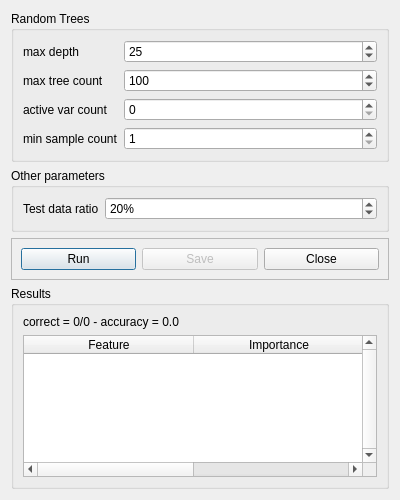
<?xml version="1.0" encoding="UTF-8"?>
<ui version="4.0">
 <class>Train3DMASCDialog</class>
 <widget class="QDialog" name="Train3DMASCDialog">
  <property name="geometry">
   <rect>
    <x>0</x>
    <y>0</y>
    <width>400</width>
    <height>500</height>
   </rect>
  </property>
  <property name="windowTitle">
   <string>Dialog</string>
  </property>
  <layout class="QVBoxLayout" name="verticalLayout">
   <item>
    <widget class="QGroupBox" name="rtGroupBox">
     <property name="title">
      <string>Random Trees</string>
     </property>
     <layout class="QFormLayout" name="formLayout">
      <item row="0" column="0">
       <widget class="QLabel" name="label">
        <property name="text">
         <string>max depth</string>
        </property>
       </widget>
      </item>
      <item row="0" column="1">
       <widget class="QSpinBox" name="maxDepthSpinBox">
        <property name="toolTip">
         <string>&lt;html&gt;&lt;head/&gt;&lt;body&gt;&lt;p&gt;The maximum possible depth of the tree.&lt;/p&gt;&lt;p&gt;That is the training algorithms attempts to split a node while its depth is less than maxDepth.&lt;/p&gt;&lt;p&gt;The root node has zero depth. The actual depth may be smaller if the other termination criteria are met and/or if the tree is pruned.&lt;/p&gt;&lt;/body&gt;&lt;/html&gt;</string>
        </property>
        <property name="minimum">
         <number>1</number>
        </property>
        <property name="value">
         <number>25</number>
        </property>
       </widget>
      </item>
      <item row="1" column="0">
       <widget class="QLabel" name="label_5">
        <property name="text">
         <string>max tree count</string>
        </property>
       </widget>
      </item>
      <item row="1" column="1">
       <widget class="QSpinBox" name="maxTreeCountSpinBox">
        <property name="toolTip">
         <string>The maximum number of iterations/elements</string>
        </property>
        <property name="minimum">
         <number>1</number>
        </property>
        <property name="maximum">
         <number>10000</number>
        </property>
        <property name="singleStep">
         <number>10</number>
        </property>
        <property name="value">
         <number>100</number>
        </property>
       </widget>
      </item>
      <item row="2" column="0">
       <widget class="QLabel" name="label_4">
        <property name="text">
         <string>active var count</string>
        </property>
       </widget>
      </item>
      <item row="2" column="1">
       <widget class="QSpinBox" name="activeVarCountSpinBox">
        <property name="toolTip">
         <string>&lt;html&gt;&lt;head/&gt;&lt;body&gt;&lt;p&gt;The size of the randomly selected subset of features at each tree node and that are used to find the best split(s).&lt;/p&gt;&lt;p&gt;If you set it to 0 then the size will be set to the square root of the total number of features.&lt;/p&gt;&lt;p&gt;Default value is 0.&lt;/p&gt;&lt;/body&gt;&lt;/html&gt;</string>
        </property>
       </widget>
      </item>
      <item row="3" column="0">
       <widget class="QLabel" name="label_2">
        <property name="text">
         <string>min sample count</string>
        </property>
       </widget>
      </item>
      <item row="3" column="1">
       <widget class="QSpinBox" name="minSampleCountSpinBox">
        <property name="toolTip">
         <string>If the number of samples in a node is less than this parameter then the node will not be split</string>
        </property>
        <property name="minimum">
         <number>1</number>
        </property>
       </widget>
      </item>
     </layout>
    </widget>
   </item>
   <item>
    <widget class="QGroupBox" name="otherGroupBox">
     <property name="title">
      <string>Other parameters</string>
     </property>
     <layout class="QFormLayout" name="formLayout_2">
      <item row="0" column="0">
       <widget class="QLabel" name="label_3">
        <property name="text">
         <string>Test data ratio</string>
        </property>
       </widget>
      </item>
      <item row="0" column="1">
       <widget class="QSpinBox" name="testDataRatioSpinBox">
        <property name="toolTip">
         <string>Ratio of input points used for evaluating the classification</string>
        </property>
        <property name="suffix">
         <string>%</string>
        </property>
        <property name="minimum">
         <number>0</number>
        </property>
        <property name="maximum">
         <number>99</number>
        </property>
        <property name="value">
         <number>20</number>
        </property>
       </widget>
      </item>
     </layout>
    </widget>
   </item>
   <item>
    <widget class="QFrame" name="frame">
     <property name="frameShape">
      <enum>QFrame::StyledPanel</enum>
     </property>
     <property name="frameShadow">
      <enum>QFrame::Raised</enum>
     </property>
     <layout class="QHBoxLayout" name="horizontalLayout">
      <item>
       <widget class="QPushButton" name="runPushButton">
        <property name="text">
         <string>Run</string>
        </property>
       </widget>
      </item>
      <item>
       <widget class="QPushButton" name="savePushButton">
        <property name="enabled">
         <bool>false</bool>
        </property>
        <property name="text">
         <string>Save</string>
        </property>
       </widget>
      </item>
      <item>
       <widget class="QPushButton" name="closePushButton">
        <property name="text">
         <string>Close</string>
        </property>
       </widget>
      </item>
     </layout>
     <zorder>runPushButton</zorder>
     <zorder>closePushButton</zorder>
     <zorder>savePushButton</zorder>
    </widget>
   </item>
   <item>
    <widget class="QGroupBox" name="resultGroupBox">
     <property name="sizePolicy">
      <sizepolicy hsizetype="Preferred" vsizetype="Expanding">
       <horstretch>0</horstretch>
       <verstretch>0</verstretch>
      </sizepolicy>
     </property>
     <property name="title">
      <string>Results</string>
     </property>
     <layout class="QVBoxLayout" name="verticalLayout_2">
      <item>
       <widget class="QLabel" name="resultLabel">
        <property name="text">
         <string>correct = 0/0 - accuracy = 0.0</string>
        </property>
       </widget>
      </item>
      <item>
       <widget class="QTableWidget" name="tableWidget">
        <property name="verticalScrollBarPolicy">
         <enum>Qt::ScrollBarAlwaysOn</enum>
        </property>
        <property name="showDropIndicator" stdset="0">
         <bool>false</bool>
        </property>
        <property name="dragDropOverwriteMode">
         <bool>false</bool>
        </property>
        <property name="selectionMode">
         <enum>QAbstractItemView::NoSelection</enum>
        </property>
        <property name="sortingEnabled">
         <bool>true</bool>
        </property>
        <attribute name="horizontalHeaderDefaultSectionSize">
         <number>170</number>
        </attribute>
        <attribute name="verticalHeaderVisible">
         <bool>false</bool>
        </attribute>
        <column>
         <property name="text">
          <string>Feature</string>
         </property>
        </column>
        <column>
         <property name="text">
          <string>Importance</string>
         </property>
        </column>
       </widget>
      </item>
     </layout>
    </widget>
   </item>
  </layout>
 </widget>
 <resources/>
 <connections>
  <connection>
   <sender>runPushButton</sender>
   <signal>clicked()</signal>
   <receiver>Train3DMASCDialog</receiver>
   <slot>accept()</slot>
   <hints>
    <hint type="sourcelabel">
     <x>76</x>
     <y>296</y>
    </hint>
    <hint type="destinationlabel">
     <x>198</x>
     <y>237</y>
    </hint>
   </hints>
  </connection>
 </connections>
</ui>
